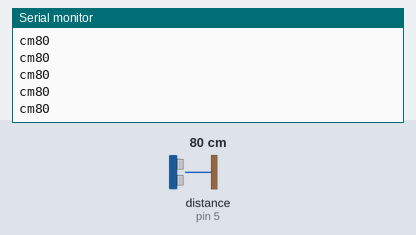
Simulated run of this sketch. Board: Arduino Uno, built with avr-gcc and run on an emulated ATmega328P. On the bench: the last lines printed to the serial monitor. Wiring (inferred from the names in the program): ultrasonic range finder: trigger pin 6; echo pin 5. The inputs (shaded band) are chosen by the test bench; at power-on: distance to the obstacle (sensor on pin 5) 80 cm. The echo pulse lasts 58.3 µs per cm.

Above: at 1.2 s.
1.3 s: distance to the obstacle (sensor on pin 5) set to 2 cm
At 1.9 s:
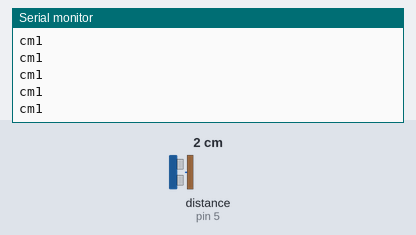
2.8 s: distance to the obstacle (sensor on pin 5) set to 4 cm
At 3.6 s:
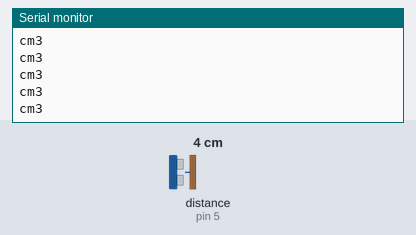
Timing chart, 0 to 5.8 s (numbered marks = the images above; inputs shaded):
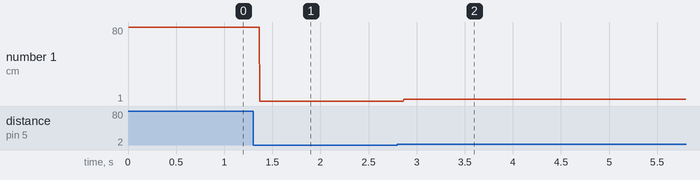

The sketch:

sketch_aug28b.ino
```cpp
//...............JehanKandy........................
//........www.jehankandy.com.......................
//........www.github.com/JehanKandy................

//....................Distance Sensor....................
//.....................Ultra Sonic.....................


//create Variables.....
int trig = 6; //Trig Pin as OUTPUT
int echo = 5; //Echo Pin as INPUT
long duration, distance;

void setup() {
  //Identify inputs, outputs and Serial Monitor
  pinMode(trig,OUTPUT); //OUTPUT
  pinMode(echo,INPUT);  //INPUT
  Serial.begin(9600); //for open the Serial Monitor, 966
}

void loop() {
  //send the original Signal -> trig signal
  digitalWrite(trig,HIGH);
  delayMicroseconds(2);
  digitalWrite(trig,LOW);
  delayMicroseconds(10);
  digitalWrite(trig,HIGH);

  //Receive the Signal -> echo signal

  duration = pulseIn(echo,HIGH);
  distance = (duration/2)*0.0346; // to create 'cm' value

  Serial.println(distance);
  Serial.print("cm");
}


//............coded by : JehanKandy....................
//................Thank You............................
```

Measured:
- after the input at 1.3 s, the serial monitor: prints a new line after 0.07 s (image 1)
- after the input at 2.8 s, the serial monitor: prints a new line after 0.07 s (image 2)
- plotted number 1: 80 → 1 after the input at 1.3 s, 1 → 3 after the input at 2.8 s
